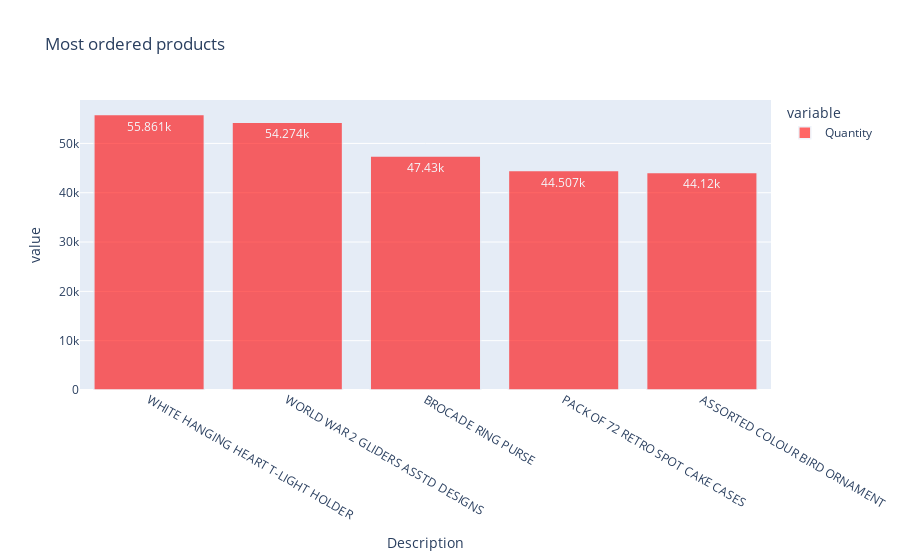

Here is the notebook cell this chart was saved with:
### Code cell
fig = px.bar(d,title="Most ordered products",text_auto=True)
fig.update_traces(marker_color='red',marker_line_width=1.5, opacity=0.6)

iplot(fig)

### Figure 1 — Plotly figure (JSON) as saved in the notebook; plotly's stock layout.template omitted (floating-point values rounded to 4 significant figures)
{"data": [{"alignmentgroup": "True", "hovertemplate": "variable=Quantity<br>Description=%{x}<br>value=%{y}<extra></extra>", "legendgroup": "Quantity", "marker": {"color": "red", "line": {"width": 1.5}, "pattern": {"shape": ""}}, "name": "Quantity", "offsetgroup": "Quantity", "opacity": 0.6, "orientation": "v", "showlegend": true, "textposition": "auto", "texttemplate": "%{y}", "type": "bar", "x": ["WHITE HANGING HEART T-LIGHT HOLDER", "WORLD WAR 2 GLIDERS ASSTD DESIGNS", "BROCADE RING PURSE ", "PACK OF 72 RETRO SPOT CAKE CASES", "ASSORTED COLOUR BIRD ORNAMENT"], "xaxis": "x", "y": [55861, 54274, 47430, 44507, 44120], "yaxis": "y"}], "layout": {"barmode": "relative", "legend": {"title": {"text": "variable"}, "tracegroupgap": 0}, "title": {"text": "Most ordered products"}, "xaxis": {"anchor": "y", "domain": [0, 1], "title": {"text": "Description"}}, "yaxis": {"anchor": "x", "domain": [0, 1], "title": {"text": "value"}}}}
